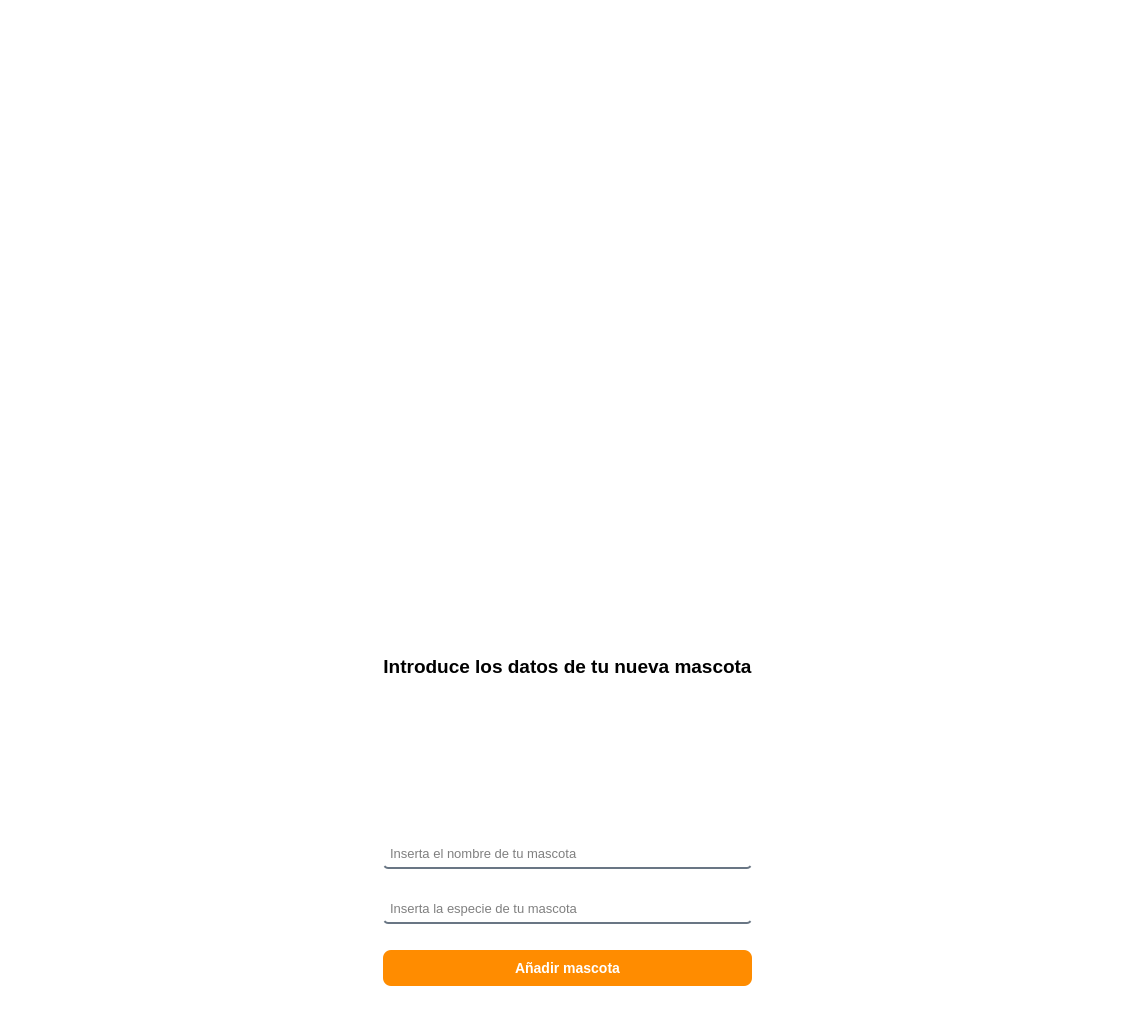
<?xml version="1.0" encoding="UTF-8"?>
<ui version="4.0">
 <class>MainWindow</class>
 <widget class="QMainWindow" name="MainWindow">
  <property name="geometry">
   <rect>
    <x>0</x>
    <y>0</y>
    <width>1134</width>
    <height>1013</height>
   </rect>
  </property>
  <property name="font">
   <font>
    <family>Arial</family>
    <italic>false</italic>
    <stylestrategy>PreferAntialias</stylestrategy>
   </font>
  </property>
  <property name="cursor">
   <cursorShape>ArrowCursor</cursorShape>
  </property>
  <property name="mouseTracking">
   <bool>false</bool>
  </property>
  <property name="windowTitle">
   <string>MainWindow</string>
  </property>
  <property name="autoFillBackground">
   <bool>false</bool>
  </property>
  <property name="styleSheet">
   <string notr="true">/* Pone el fondo de la ventana en blanco */
QMainWindow {
    background-color: #FFFFFF;
}

QWidget {
    background-color: white;
}


/* Estilo para las cajas de texto (DNI y Contraseña) */
QLineEdit {
    border: 2px solid #2980B9; /* Borde azul KiVet */
    border-radius: 5px;
    padding: 5px;
}</string>
  </property>
  <widget class="QWidget" name="centralwidget">
   <property name="styleSheet">
    <string notr="true"/>
   </property>
   <layout class="QHBoxLayout" name="horizontalLayout">
    <item>
     <spacer name="verticalSpacer_13">
      <property name="orientation">
       <enum>Qt::Vertical</enum>
      </property>
      <property name="sizeHint" stdset="0">
       <size>
        <width>20</width>
        <height>40</height>
       </size>
      </property>
     </spacer>
    </item>
    <item>
     <spacer name="verticalSpacer_17">
      <property name="orientation">
       <enum>Qt::Vertical</enum>
      </property>
      <property name="sizeHint" stdset="0">
       <size>
        <width>20</width>
        <height>40</height>
       </size>
      </property>
     </spacer>
    </item>
    <item>
     <spacer name="verticalSpacer_21">
      <property name="orientation">
       <enum>Qt::Vertical</enum>
      </property>
      <property name="sizeHint" stdset="0">
       <size>
        <width>20</width>
        <height>40</height>
       </size>
      </property>
     </spacer>
    </item>
    <item>
     <spacer name="horizontalSpacer_3">
      <property name="orientation">
       <enum>Qt::Horizontal</enum>
      </property>
      <property name="sizeHint" stdset="0">
       <size>
        <width>40</width>
        <height>20</height>
       </size>
      </property>
     </spacer>
    </item>
    <item>
     <widget class="QWidget" name="widget_5" native="true">
      <property name="styleSheet">
       <string notr="true"/>
      </property>
      <layout class="QVBoxLayout" name="verticalLayout_5">
       <item>
        <widget class="QWidget" name="widget_6" native="true">
         <property name="font">
          <font>
           <kerning>true</kerning>
          </font>
         </property>
         <property name="cursor">
          <cursorShape>ArrowCursor</cursorShape>
         </property>
         <property name="focusPolicy">
          <enum>Qt::NoFocus</enum>
         </property>
         <layout class="QHBoxLayout" name="horizontalLayout_2">
          <item>
           <widget class="QLabel" name="label_5">
            <property name="text">
             <string/>
            </property>
           </widget>
          </item>
          <item>
           <widget class="QLabel" name="label_6">
            <property name="text">
             <string/>
            </property>
           </widget>
          </item>
          <item>
           <spacer name="horizontalSpacer">
            <property name="orientation">
             <enum>Qt::Horizontal</enum>
            </property>
            <property name="sizeHint" stdset="0">
             <size>
              <width>40</width>
              <height>20</height>
             </size>
            </property>
           </spacer>
          </item>
          <item>
           <widget class="QLabel" name="label_8">
            <property name="text">
             <string/>
            </property>
           </widget>
          </item>
          <item>
           <widget class="QLabel" name="label_3">
            <property name="maximumSize">
             <size>
              <width>800</width>
              <height>1000</height>
             </size>
            </property>
            <property name="font">
             <font>
              <weight>50</weight>
              <bold>false</bold>
             </font>
            </property>
            <property name="layoutDirection">
             <enum>Qt::LeftToRight</enum>
            </property>
            <property name="text">
             <string/>
            </property>
            <property name="pixmap">
             <pixmap resource="../imagenes/recursos.qrc">:/imagenes/logoKiVet.jpg</pixmap>
            </property>
            <property name="scaledContents">
             <bool>true</bool>
            </property>
            <property name="alignment">
             <set>Qt::AlignCenter</set>
            </property>
            <property name="wordWrap">
             <bool>false</bool>
            </property>
            <property name="indent">
             <number>-1</number>
            </property>
            <property name="openExternalLinks">
             <bool>false</bool>
            </property>
           </widget>
          </item>
          <item>
           <spacer name="horizontalSpacer_2">
            <property name="orientation">
             <enum>Qt::Horizontal</enum>
            </property>
            <property name="sizeHint" stdset="0">
             <size>
              <width>40</width>
              <height>20</height>
             </size>
            </property>
           </spacer>
          </item>
          <item>
           <widget class="QLabel" name="label_9">
            <property name="text">
             <string/>
            </property>
           </widget>
          </item>
          <item>
           <widget class="QLabel" name="label_7">
            <property name="text">
             <string/>
            </property>
           </widget>
          </item>
          <item>
           <widget class="QLabel" name="label_4">
            <property name="text">
             <string/>
            </property>
           </widget>
          </item>
         </layout>
        </widget>
       </item>
       <item>
        <widget class="QWidget" name="widget_7" native="true">
         <layout class="QVBoxLayout" name="verticalLayout_2">
          <item>
           <widget class="QLabel" name="label">
            <property name="font">
             <font>
              <pointsize>14</pointsize>
              <weight>75</weight>
              <bold>true</bold>
             </font>
            </property>
            <property name="text">
             <string>Introduce los datos de tu nueva mascota</string>
            </property>
            <property name="alignment">
             <set>Qt::AlignCenter</set>
            </property>
           </widget>
          </item>
          <item>
           <spacer name="horizontalSpacer_7">
            <property name="orientation">
             <enum>Qt::Horizontal</enum>
            </property>
            <property name="sizeHint" stdset="0">
             <size>
              <width>40</width>
              <height>20</height>
             </size>
            </property>
           </spacer>
          </item>
          <item>
           <widget class="QLineEdit" name="inputNombre">
            <property name="font">
             <font>
              <pointsize>10</pointsize>
             </font>
            </property>
            <property name="autoFillBackground">
             <bool>false</bool>
            </property>
            <property name="styleSheet">
             <string notr="true">background-color: rgba(0,0,0, 0);
border: none;
border-bottom: 2px solid rgba(105, 118, 132, 255)</string>
            </property>
            <property name="text">
             <string/>
            </property>
            <property name="placeholderText">
             <string>Inserta el nombre de tu mascota</string>
            </property>
           </widget>
          </item>
          <item>
           <spacer name="horizontalSpacer_4">
            <property name="orientation">
             <enum>Qt::Horizontal</enum>
            </property>
            <property name="sizeHint" stdset="0">
             <size>
              <width>40</width>
              <height>20</height>
             </size>
            </property>
           </spacer>
          </item>
          <item>
           <widget class="QLineEdit" name="inputEspecie">
            <property name="font">
             <font>
              <pointsize>10</pointsize>
             </font>
            </property>
            <property name="autoFillBackground">
             <bool>false</bool>
            </property>
            <property name="styleSheet">
             <string notr="true">background-color: rgba(0,0,0, 0);
border: none;
border-bottom: 2px solid rgba(105, 118, 132, 255)</string>
            </property>
            <property name="text">
             <string/>
            </property>
            <property name="placeholderText">
             <string>Inserta la especie de tu mascota</string>
            </property>
           </widget>
          </item>
          <item>
           <spacer name="horizontalSpacer_8">
            <property name="orientation">
             <enum>Qt::Horizontal</enum>
            </property>
            <property name="sizeHint" stdset="0">
             <size>
              <width>40</width>
              <height>20</height>
             </size>
            </property>
           </spacer>
          </item>
          <item>
           <widget class="QPushButton" name="btnGuardarMascota">
            <property name="styleSheet">
             <string notr="true">/* Le da el color naranja corporativo al botón principal */
QPushButton#btnGuardarMascota {
    background-color: #FF8C00;
    color: white;
    border-radius: 8px; /* Redondea los bordes */
    padding: 10px;
    font-weight: bold;
    font-size: 14px;
}

/* Efecto para cuando el usuario pase el dedo/ratón por encima */
QPushButton#btnGuardarMascota:hover {
    background-color: #E67E22;
}</string>
            </property>
            <property name="text">
             <string>Añadir mascota</string>
            </property>
           </widget>
          </item>
         </layout>
        </widget>
       </item>
      </layout>
     </widget>
    </item>
    <item>
     <spacer name="horizontalSpacer_6">
      <property name="orientation">
       <enum>Qt::Horizontal</enum>
      </property>
      <property name="sizeHint" stdset="0">
       <size>
        <width>40</width>
        <height>20</height>
       </size>
      </property>
     </spacer>
    </item>
    <item>
     <spacer name="verticalSpacer_22">
      <property name="orientation">
       <enum>Qt::Vertical</enum>
      </property>
      <property name="sizeHint" stdset="0">
       <size>
        <width>20</width>
        <height>40</height>
       </size>
      </property>
     </spacer>
    </item>
    <item>
     <spacer name="verticalSpacer_14">
      <property name="orientation">
       <enum>Qt::Vertical</enum>
      </property>
      <property name="sizeHint" stdset="0">
       <size>
        <width>20</width>
        <height>40</height>
       </size>
      </property>
     </spacer>
    </item>
    <item>
     <spacer name="verticalSpacer_18">
      <property name="orientation">
       <enum>Qt::Vertical</enum>
      </property>
      <property name="sizeHint" stdset="0">
       <size>
        <width>20</width>
        <height>40</height>
       </size>
      </property>
     </spacer>
    </item>
   </layout>
  </widget>
 </widget>
 <resources>
  <include location="../imagenes/recursos.qrc"/>
 </resources>
 <connections/>
</ui>
